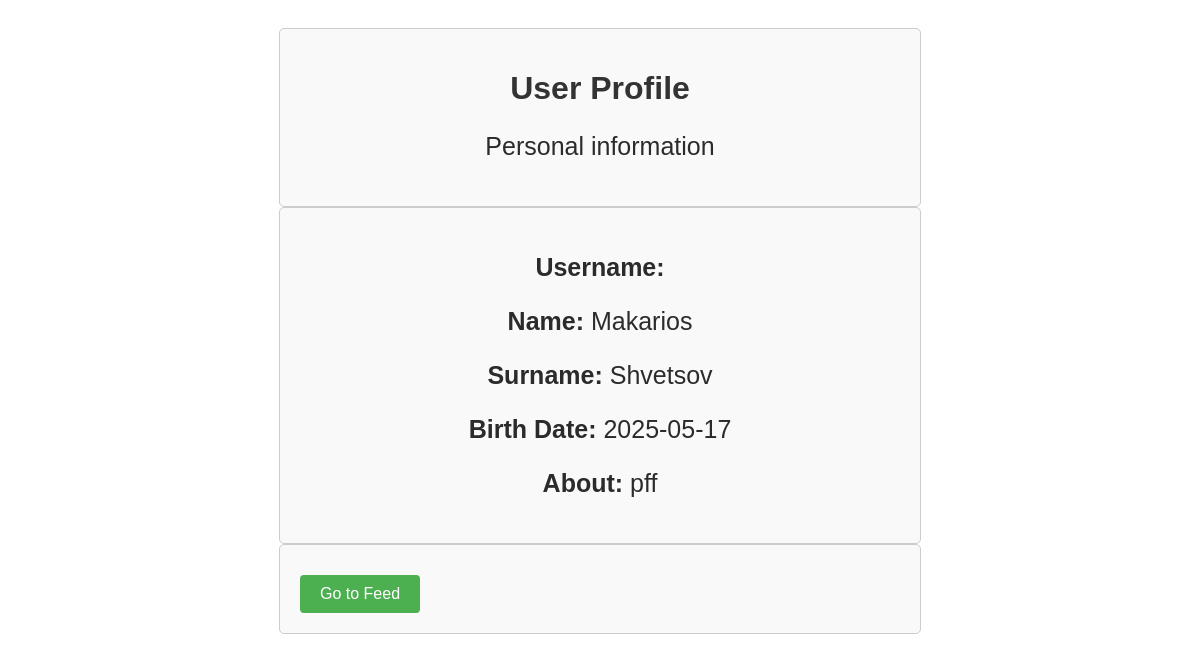
The app's page /user/themashich, older data.
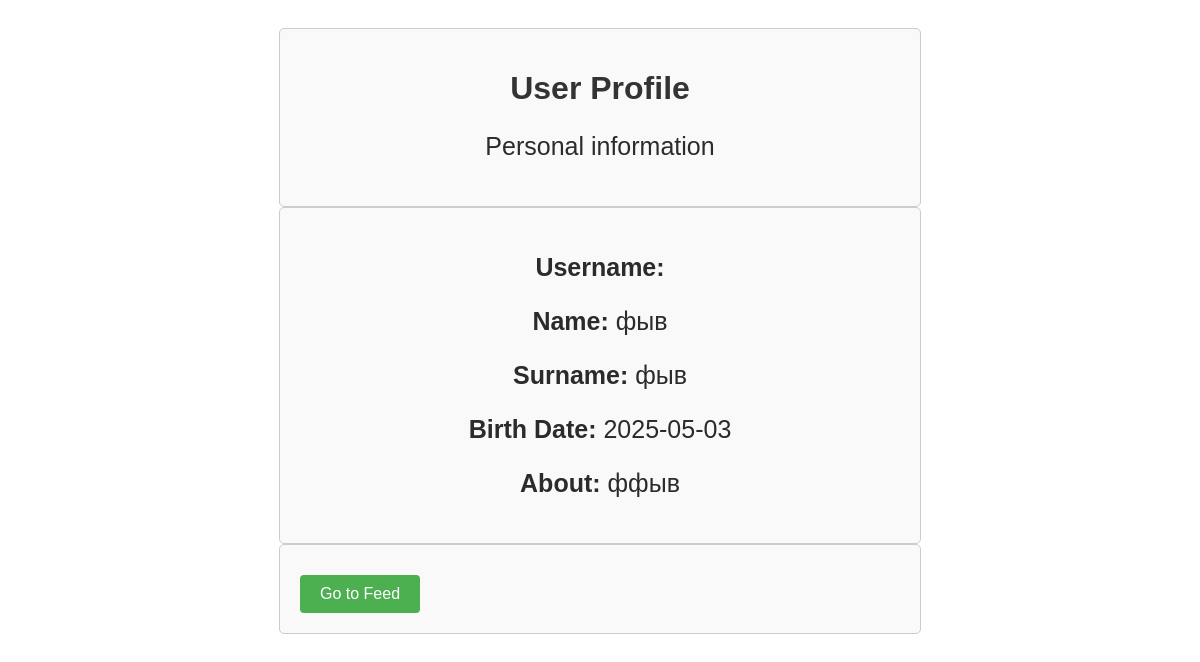
The same page, newer data.
### tables this page shows
CREATE TABLE users (id INTEGER UNIQUE, username TEXT UNIQUE, password TEXT, name TEXT, surname TEXT, birth_date TEXT, about TEXT, mode TEXT);

### main.py (the view)
@app.route("/user/<username>", methods=['GET', 'POST'])
def user_info(username):
    mode = "day"
    if current_user.is_authenticated:
        cur.execute(f"SELECT mode FROM users WHERE id = {current_user.id}")
        mode = cur.fetchone()[0]
    usernames = fetch_usernames()
    if username not in usernames:
        return render_template("invalid_user.html", mode=mode)
    cur.execute(f"SELECT name, surname, birth_date, about FROM users WHERE username = \"{username}\"")
    info = cur.fetchone()
    name = info[0]
    surname = info[1]
    birth_date = info[2]
    about = info[3]
    return render_template("user_info.html", mode=mode, usename=username, name=name, surname=surname,
                           birth_date=birth_date, about=about)

### main.py (called while the page is built)
def fetch_usernames():
    usernames = []
    cur.execute(f"SELECT username FROM users")
    for i in cur.fetchall():
        usernames.append(i[0].lower())
    return usernames

### templates/user_info.html (shortened to what this page needs)
<!DOCTYPE html>
<html lang="en">
<head>
    {% if mode == "day" %}
        <link rel="stylesheet" href="../static/css/day.css">
    {% elif mode == "night" %}
        <link rel="stylesheet" href="../static/css/night.css">
    {% endif %}
</head>
<body>
    <div>
        <h1>User Profile</h1>
        <p>Personal information</p>
    </div>
    <div>
        <p><strong>Username:</strong> {{ username }}</p>
        <p><strong>Name:</strong> {{ name }}</p>
        <p><strong>Surname:</strong> {{ surname }}</p>
        <p><strong>Birth Date:</strong> {{ birth_date }}</p>
        <p><strong>About:</strong> {{ about }}</p>
    </div>
    <div>
        <a class="feed-button" href="/feed">Go to Feed</a>
    </div>
</body>
</html>

### static/css/day.css (style rules this page uses)
body { background-color: #ffffff; color: #000000; font-family: Arial, sans-serif; padding: 20px; }
div { border: 1px solid #cccccc; border-radius: 5px; padding: 20px; background-color: #f9f9f9; max-width: 600px; margin: auto; }
h1 { text-align: center; color: #333333; }
p { color: #2B2B2B; text-align: center; font-size: 25px; }
.feed-button { display: inline-block; padding: 10px 20px; background-color: #4CAF50; color: white; text-decoration: none; border-radius: 4px; margin-top: 10px; }

Row changes from the older to the newer data that the page shows:
changed users: name "Makarios" → "фыв"; surname "Shvetsov" → "фыв"; birth_date "2025-05-17" → "2025-05-03"; about "pff" → "ффыв"
